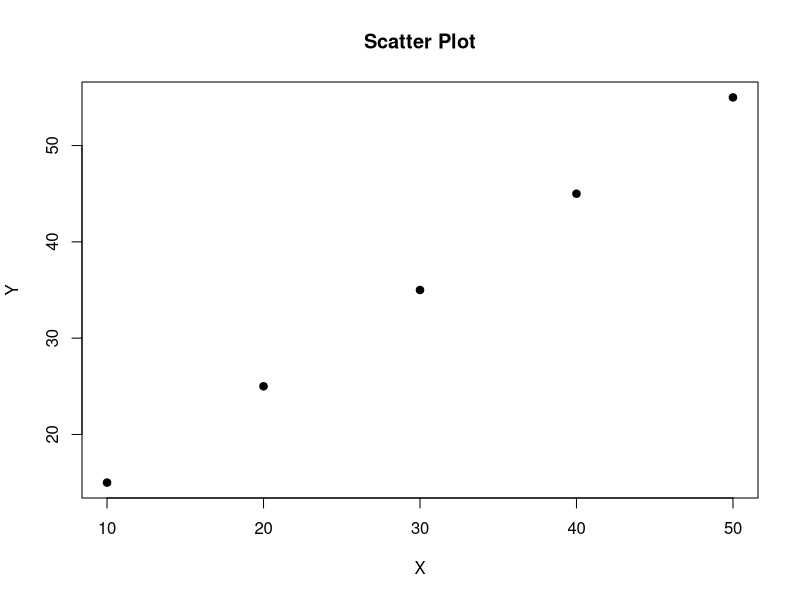

Write the R code that produced this figure.
# EXPERIMENT 18: SCATTER PLOT
x <- c(10, 20, 30, 40, 50)
y <- c(15, 25, 35, 45, 55)

plot(x, y,
     main = "Scatter Plot",
     xlab = "X",
     ylab = "Y",
     pch = 19)
